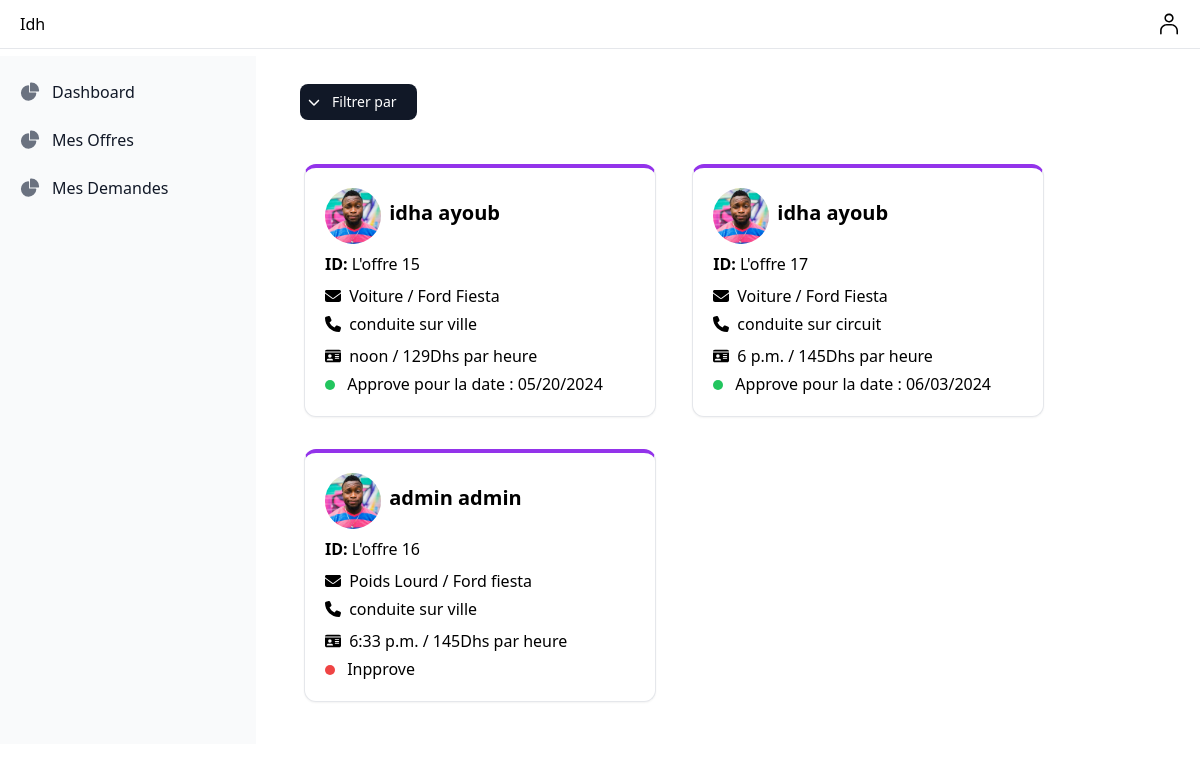
The app's page /my_dashboard/user/my_requests (signed in) with its own data.
### app/models.py (models this page shows, shortened)
class Request_driving_offer(models.Model):
    driving_offer = models.ForeignKey(Driving_offer, on_delete=models.CASCADE,null=True)
    user = models.ForeignKey(User, on_delete=models.CASCADE,null=True)
    time=models.TimeField(null=True)
    vehicle_name=models.CharField(max_length=50,null=True)
    date=models.TextField(null=True)
    is_approuved=models.BooleanField(default=False,null=True)

class Driving_offer(models.Model):
    conduite_de_base='conduite de base'
    conduite_sur_ville='conduite sur ville'
    conduite_sur_circuit='conduite sur circuit'
    driving_offer_CHOICES=[
        (conduite_de_base,'conduite de base'),
        (conduite_sur_ville,'conduite sur ville'),
        (conduite_sur_circuit,'conduite sur circuit'),
    ]
    driver=models.ForeignKey(Driver,on_delete=models.CASCADE,null=True)
    offer_type=models.CharField(max_length=30,choices=driving_offer_CHOICES)
    price_per_hour=models.IntegerField(null=True)
    is_active=models.BooleanField(null=True,default=False)

class Driver(models.Model):
    CAR = 'Voiture'
    MOTO = 'Moto'
    POIDS_LOURD = 'Poids Lourd'
    VEHICLE_CHOICES = [
        (CAR ,'Voiture'),
        (MOTO ,'Moto'),
        (POIDS_LOURD ,'Poids lourd'),
    ]
    Artiste_du_Volant='Artiste du Volant'
    Maitre_Conducteur='Maitre Conducteur'
    Expert_au_Volant='Expert au Volant'
    LEVEL_CHOICES=[
        (Artiste_du_Volant, 'Artiste du Volant'),
        (Maitre_Conducteur, 'Maitre Conducteur'),
        (Expert_au_Volant, 'Expert au Volant'),
    ]
    user=models.OneToOneField(User,on_delete=models.CASCADE,null=True)
    level=models.CharField(max_length=20,choices=LEVEL_CHOICES,null=True)
    is_driver=models.BooleanField(null=True)
    vehicle = models.CharField(max_length=20, choices=VEHICLE_CHOICES,null=True)

class User_otherfields(models.Model):
    user=models.OneToOneField(User,on_delete=models.CASCADE,null=True)
    profile_image=models.ImageField(upload_to="static" , null=True)
    cni=models.CharField(max_length=10,blank=True)

### sfe/views.py (the view)
# urls.py: path("my_dashboard/user/my_requests", views.user_driving_offer_request, name="user_driving_offer_request"),
def user_driving_offer_request(request):
    user=request.user
    my_requests=Request_driving_offer.objects.filter(user=user)
    context={
        'my_requests':my_requests
    }
    return render(request,"user/user_driving_offer_requests.html",context)

### templates/user/user_driving_offer_requests.html (shortened to what this page needs)
{% extends 'user/my_dash.html' %}
{% block content %}
<div class="sm:ml-72">
          {% include "msg/msg.html" %}
          <div class="sm:flex">
                    <div class="relative flex items-center  space-x-2 sm:space-x-3 mx-48 mb-6 ml-3 py-1">
                        <button id="dropdownActionButton" data-dropdown-toggle="dropdownAction" class="bg-gray-900 inline-flex items-center justify-center w-full  py-2 text-sm font-medium text-center text-white rounded-lg bg-primary-700 hover:bg-primary-800 px-2">
                        <p class="px-3">Filtrer par</p>
                        </button>
                    </div>
                </div>
{% for i in my_requests  %}
<div class="lg:w-[22rem] w-[24rem] h-auto mx-4 bg-white border border-t-4 border-t-purple-600 shadow-sm rounded-xl inline-block my-4 ">
          <div class="p-4 md:p-5">
                    <div class="flex-shrink-0 inline-block ">
                              <img class="w-14 h-14 rounded-full inline-block" src="{{i.driving_offer.driver.user.user_otherfields.profile_image.url}}" >
                           </div>
                           <div class="flex-1 min-w-0 inline-block ">
                              <p class="font-sans text-xl antialiased font-semibold leading-snug tracking-normal text-blue-gray-900 mx-1 ">
                                {{i.driving_offer.driver.user.last_name}} {{i.driving_offer.driver.user.first_name}}
                              </p>
                           </div>
                           <div class="pt-2">
                              <p class="inline-block font-sans  antialiased font-bold leading-snug tracking-normal text-blue-gray-900 ">ID: </p>
                              <p class="inline-block ">L'offre {{i.driving_offer.id}}</p>
                    </div>
                    <div class="pt-2">
                              <p class="inline-block">{{i.driving_offer.driver.vehicle}} / {{i.vehicle_name}}</p>
                    </div>
                    <div >
                              <div class="pt-1 inline-block mr-3">
                                        <p class="inline-block">{{i.driving_offer.offer_type}}</p>
                              </div>
                              <div class="py-0.5"></div>
                              <div class="pt-1 inline-block mr-4">
                                        <p class="inline-block">{{i.time}} / {{i.driving_offer.price_per_hour}}Dhs par heure</p>
                              </div>
                    </div>
                    <div class="pt-1 inline-block mr-4">
                      {% if i.is_approuved %}
                      <div class="h-2.5 w-2.5 rounded-full bg-green-500 me-2 inline-block"></div>
                      <p class="inline-block">Approve pour la date : {{i.date}}</p>
                      {% else %}
                      <div class="h-2.5 w-2.5 rounded-full bg-red-500 me-2 inline-block"></div>
                      <p class="inline-block">Inpprove</p>
                      {% endif %}
                    </div>
                    </div>
                  </div>
{% endfor %}
</div>
{% endblock content %}

### records on screen
Request_driving_offer: driving_offer.driver.user.user_otherfields.profile_image (picture), driving_offer.driver.user.last_name "idha", driving_offer.driver.user.first_name "ayoub", driving_offer.id "15", driving_offer.driver.vehicle "Voiture", vehicle_name "Ford Fiesta", driving_offer.offer_type "conduite sur ville", time "noon", driving_offer.price_per_hour "129", date "05/20/2024"
Request_driving_offer: driving_offer.driver.user.user_otherfields.profile_image (picture), driving_offer.driver.user.last_name "idha", driving_offer.driver.user.first_name "ayoub", driving_offer.id "17", driving_offer.driver.vehicle "Voiture", vehicle_name "Ford Fiesta", driving_offer.offer_type "conduite sur circuit", time "6 p.m.", driving_offer.price_per_hour "145", date "06/03/2024"
Request_driving_offer: driving_offer.driver.user.user_otherfields.profile_image (picture), driving_offer.driver.user.last_name "admin", driving_offer.driver.user.first_name "admin", driving_offer.id "16", driving_offer.driver.vehicle "Poids Lourd", vehicle_name "Ford fiesta", driving_offer.offer_type "conduite sur ville", time "6:33 p.m.", driving_offer.price_per_hour "145", is_approuved False (drawn)
